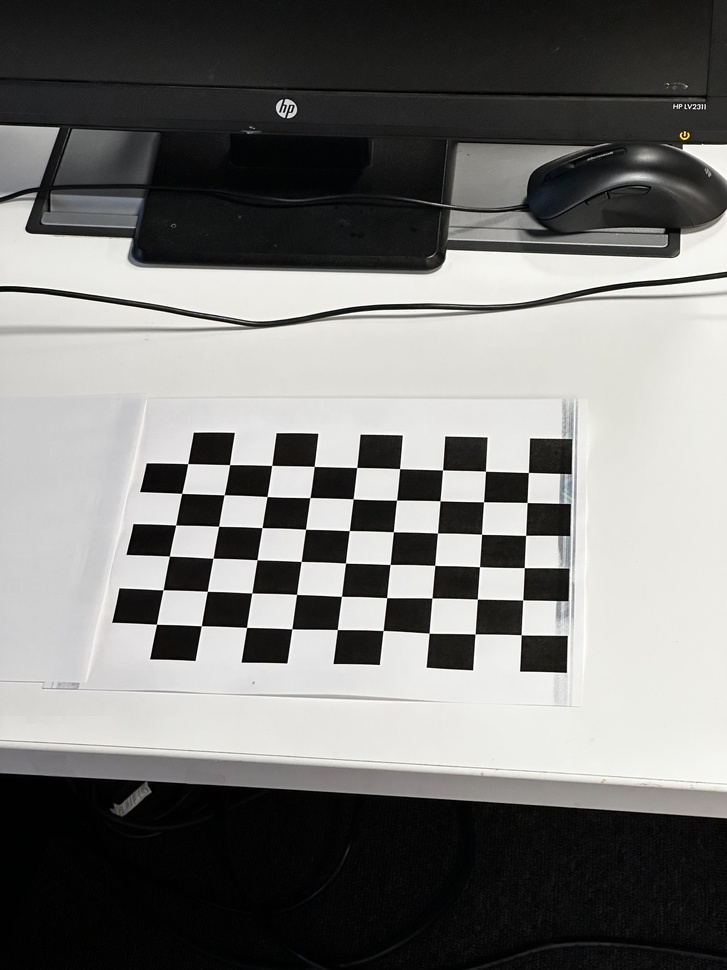
#> input picture calibration_checkerboard/IMG_1517.jpg, 727 x 970 px, shrunk from 3024 x 4032 before the run
$ python calibration.py --dir calibration_checkerboard
#> lines starting #> are read from the running program, lines starting #| are printed output that depends on the picture; after the words box and inside, x2 and y2 are one past the last pixel; in counts of white or black regions, pixels touching at a corner belong together
'''
Sample Usage:-
python calibration.py --dir calibration_checkerboard/ --square_size 0.024
'''

import numpy as np
import cv2
import os
import argparse


def calibrate(dirpath, square_size, width, height, visualize=False):
    """ Apply camera calibration operation for images in the given directory path. """
#> called with dirpath = 'calibration_checkerboard', square_size = 1, width = 9, height = 6, visualize = False

    # termination criteria
    criteria = (cv2.TERM_CRITERIA_EPS + cv2.TERM_CRITERIA_MAX_ITER, 30, 0.001)

    # prepare object points, like (0,0,0), (1,0,0), (2,0,0) ....,(8,6,0)
    objp = np.zeros((height*width, 3), np.float32)
    objp[:, :2] = np.mgrid[0:width, 0:height].T.reshape(-1, 2)

    objp = objp * square_size

    # Arrays to store object points and image points from all the images.
    objpoints = []  # 3d point in real world space
    imgpoints = []  # 2d points in image plane.

    images = os.listdir(dirpath)

    for fname in images:
        img = cv2.imread(os.path.join(dirpath, fname))
#> img is the input picture: shape (970, 727, 3); mean B, G, R 117.7, 119.6, 119.9
        gray = cv2.cvtColor(img, cv2.COLOR_BGR2GRAY)

        # Find the chess board corners
        ret, corners = cv2.findChessboardCorners(gray, (width, height), None)
#> ret = True; corners = 54 rows, first 8: [521.3, 634.8], [475, 634], [429.2, 633.2], [383.1, 630.5], [337.3, 629.5], [291.8, 628.7], [246.6, 627.4], [201.3, 625.7]

        # If found, add object points, image points (after refining them)
        if ret:
            objpoints.append(objp)

            corners2 = cv2.cornerSubPix(gray, corners, (11, 11), (-1, -1), criteria)
#> corners2 = 54 rows, first 8: [521.2, 634.8], [475.1, 633.9], [429.1, 633.2], [383.1, 630.5], [337.3, 629.5], [291.8, 628.8], [246.5, 627.4], [201.3, 625.8]
            imgpoints.append(corners2)

            # Draw and display the corners
            img = cv2.drawChessboardCorners(img, (width, height), corners2, ret)
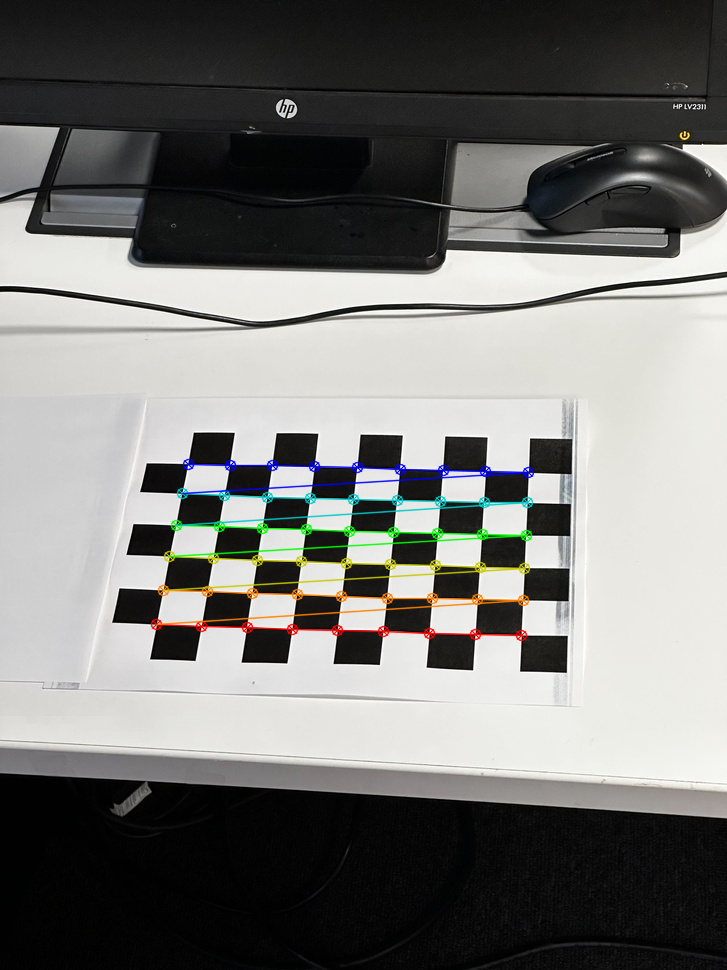
#> img: shape (970, 727, 3); 2.21% of pixels changed, all inside (x1, y1, x2, y2) = (150, 458, 535, 642)

        if visualize:
            cv2.imshow('img',img)
            cv2.waitKey(0)
#> pass 2 of the loop in calibrate, `for fname in images:`:
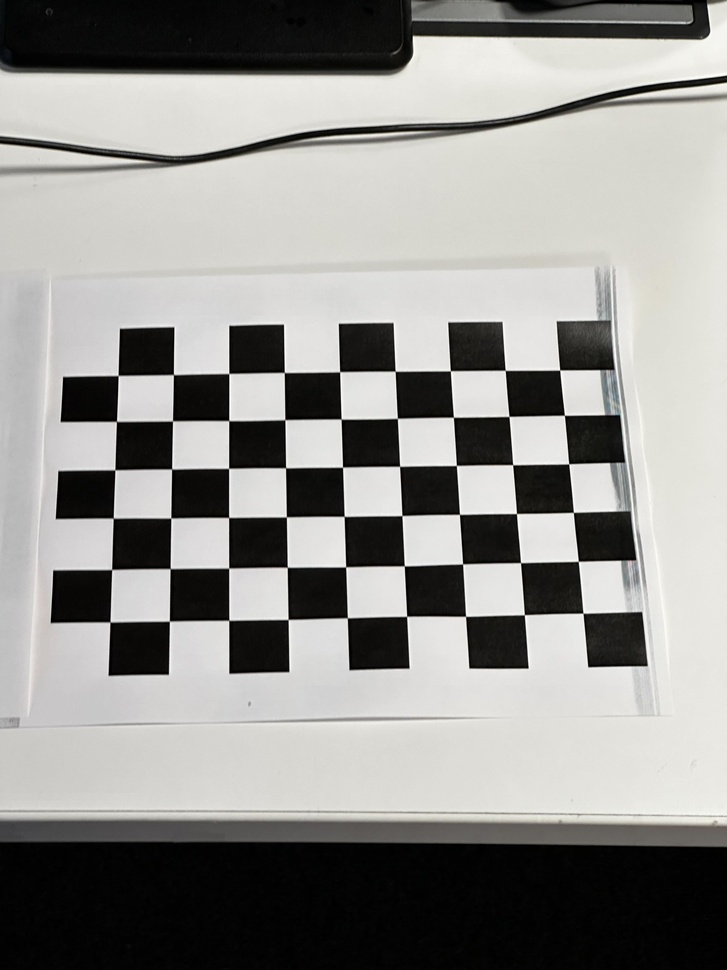
#> input picture calibration_checkerboard/IMG_1518.jpg, 727 x 970 px, shrunk from 3024 x 4032 before the run
#> in calibrate, img is the input picture: shape (970, 727, 3); mean B, G, R 142.4, 145.4, 146
#> corners = 54 rows, first 8: [582.9, 613.2], [524.4, 614.7], [465.6, 616.3], [406.6, 616.3], [347.4, 617.7], [288.1, 619.5], [228.8, 620.2], [169.4, 621]
#> corners2 = 54 rows, first 8: [583, 613.2], [524.3, 614.7], [465.5, 616.3], [406.6, 616.3], [347.3, 617.8], [288.1, 619.5], [228.8, 620.3], [169.4, 621.1]
#> in calibrate, `img = cv2.drawChessboardCorners(img, (width, height), corners2, ret)`:
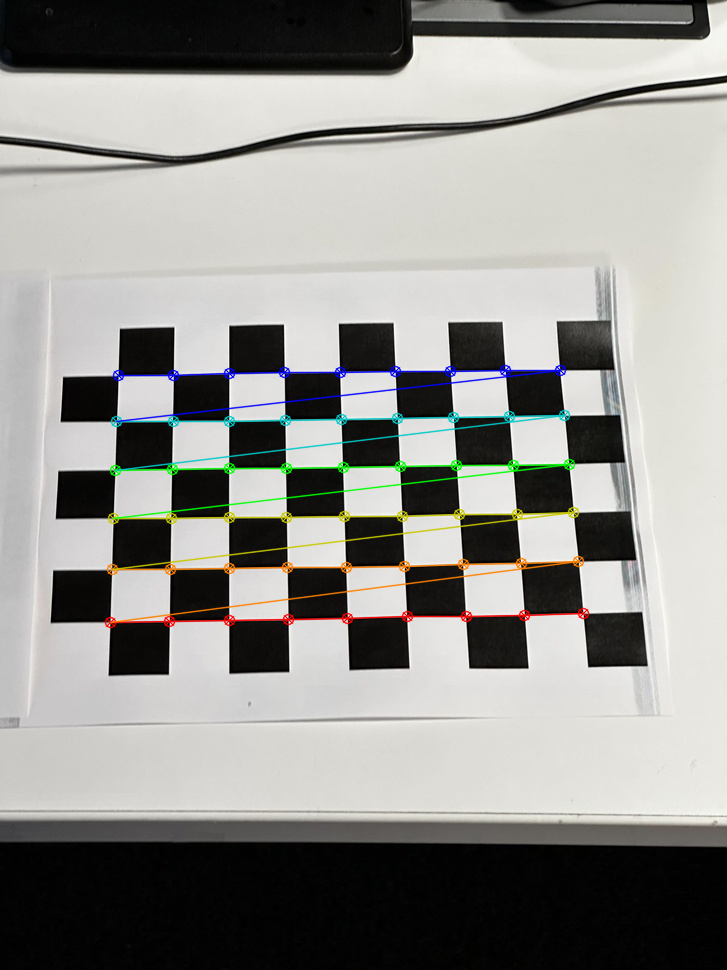
#> img: shape (970, 727, 3); 2.73% of pixels changed, all inside (x1, y1, x2, y2) = (104, 364, 590, 629)


    ret, mtx, dist, rvecs, tvecs = cv2.calibrateCamera(objpoints, imgpoints, gray.shape[::-1], None, None)
#> ret = 0.371; mtx = [[2240.2, 0, 391.8], [0, 2283.3, 413.9], [0, 0, 1]]; dist = [[-1.42, 63.73, -0.00644, -0.00496, -1049.2]]; rvecs = ([-0.0976, -1.24, -2.83], [-0.068, 0.924, 2.97]); tvecs = ([2.81, 4.71, 48.01], [3.25, 3.33, 37.62])

    return [ret, mtx, dist, rvecs, tvecs, objp]


if __name__ == '__main__':
    ap = argparse.ArgumentParser()
    ap.add_argument("-d", "--dir", required=True, help="Path to folder containing checkerboard images for calibration")
    ap.add_argument("-w", "--width", type=int, help="Width of checkerboard (default=9)",  default=9)
    ap.add_argument("-t", "--height", type=int, help="Height of checkerboard (default=6)", default=6)
    ap.add_argument("-s", "--square_size", type=float, default=1, help="Length of one edge (in metres)")
    ap.add_argument("-v", "--visualize", type=str, default="False", help="To visualize each checkerboard image")
    args = vars(ap.parse_args())

    dirpath = args['dir']
    # 2.4 cm == 0.024 m
    # square_size = 0.024
    square_size = args['square_size']

    width = args['width']
    height = args['height']

    if args["visualize"].lower() == "true":
        visualize = True
    else:
        visualize = False

    ret, mtx, dist, rvecs, tvecs, objp = calibrate(dirpath, square_size, visualize=visualize, width=width, height=height)
#> ret = 0.371; dist = [[-1.42, 63.73, -0.00644, -0.00496, -1049.2]]; rvecs = ([-0.0976, -1.24, -2.83], [-0.068, 0.924, 2.97]); tvecs = ([2.81, 4.71, 48.01], [3.25, 3.33, 37.62]); objp = 54 rows, first 8: [0, 0, 0], [1, 0, 0], [2, 0, 0], [3, 0, 0], [4, 0, 0], [5, 0, 0], [6, 0, 0], [7, 0, 0]

    print(mtx)
#| [[2.24022985e+03 0.00000000e+00 3.91815511e+02]
#|  [0.00000000e+00 2.28330281e+03 4.13911100e+02]
#|  [0.00000000e+00 0.00000000e+00 1.00000000e+00]]
    print(dist)
#| [[-1.42291034e+00  6.37287791e+01 -6.44463101e-03 -4.95999140e-03
#|   -1.04919856e+03]]

    np.save("calibration_matrix", mtx)
    np.save("distortion_coefficients", dist)
    np.save("ret", ret)
    np.save("rvecs", rvecs)
    np.save("tvecs", tvecs)
    np.save("objp", objp)
